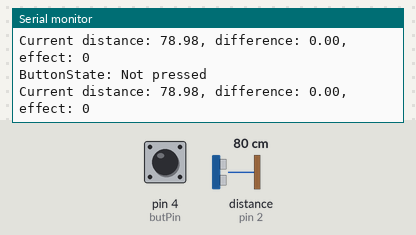
Simulated run of this sketch. Board: Arduino Leonardo, built with avr-gcc and run on an emulated ATmega32U4. Shown: the last lines printed to the serial monitor. Wiring (inferred from the names in the program): ultrasonic range finder: trigger pin 3; echo pin 2. Inputs (shaded band) come from the test bench; at power-on: pin 4 (butPin) LOW, distance to the obstacle (sensor on pin 2) 80 cm. The echo pulse lasts 58.3 µs per cm; USB keyboard and mouse output is not drawn.

Above: at 1.2 s.
1.3 s: pin 4 (butPin) pulled HIGH for 0.15 s
2.9 s: distance to the obstacle (sensor on pin 2) set to 2 cm
At 2.92 s:
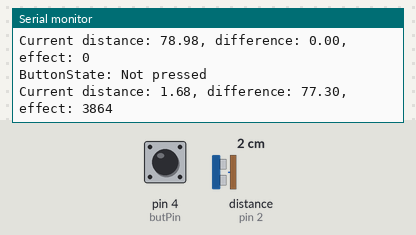
4.4 s: distance to the obstacle (sensor on pin 2) set to 9 cm
At 4.42 s:
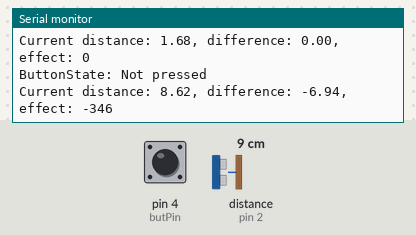
Timing chart, 0 to 7.4 s (numbered marks = the images above; inputs shaded):
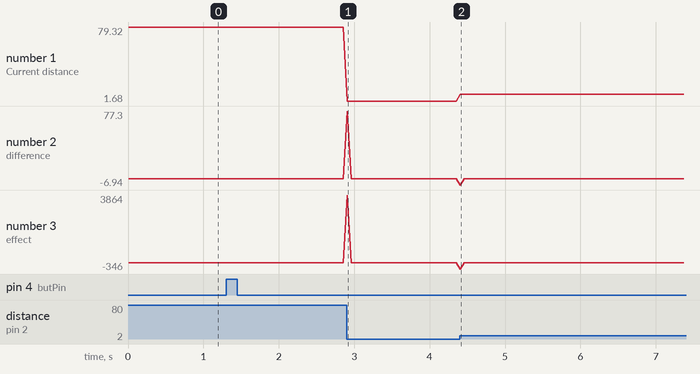

The sketch:

ultrasound.ino
```cpp
#include <Mouse.h>

#define echoPin 2
#define trigPin 3
#define butPin 4
#define MOV_DELTA 50
#define ERROR_CONTROL 0.5

float prev_distance;
float distance;
float diff_distance;
int buttonState;
int mov;

float get_distance(int trig, int echo) {
  float dist;
  int dur;
  // Clears the trigPin condition
  digitalWrite(trig, LOW);
  delayMicroseconds(2);
  // Sets the trigPin HIGH (ACTIVE) for 10 microseconds
  digitalWrite(trig, HIGH);
  delayMicroseconds(10);
  digitalWrite(trig, LOW);
  // Reads the echoPin, returns the sound wave travel time in microseconds
  noInterrupts();
  dur = pulseIn(echo, HIGH);
  interrupts();
  // Calculating the distance
  dist = dur * 0.034 / 2; // Speed of sound wave divided by 2 (go and back)

  return dist;
}

void setup() {
  pinMode(trigPin, OUTPUT);
  pinMode(echoPin, INPUT);
  pinMode(butPin, INPUT);
  Serial.begin(9600);
  Mouse.begin();

  prev_distance = get_distance(trigPin, echoPin);
}
void loop() {
  buttonState = digitalRead(butPin);
  distance = get_distance(trigPin, echoPin);

  Serial.print("ButtonState: ");
  if (buttonState == 1) {
    Serial.println("pressed");
  } else {
    Serial.println("Not pressed");
  }

  //if (buttonState == 1) {Mouse.press();} else {Mouse.release();}

  diff_distance = prev_distance - distance;
  // Ugly error control lol
  if ((diff_distance > 0.0 && diff_distance < ERROR_CONTROL) || (diff_distance < 0.0 && diff_distance > -ERROR_CONTROL)) {diff_distance = 0.0;}
  mov = int(diff_distance * MOV_DELTA);

  Serial.print("Current distance: ");
  Serial.print(distance);
  Serial.print(", difference: ");
  Serial.print(diff_distance);
  Serial.print(", effect: ");
  Serial.println(mov);

  Mouse.move(0, mov, 0);

  prev_distance = distance;

  delay(50);
}
```

Measured:
- after the input at 2.9 s, the serial monitor: prints a new line at once (image 1)
- after the input at 4.4 s, the serial monitor: prints a new line at once (image 2)
- plotted number 1: 78.98 → 1.68 after the input at 2.9 s, 1.68 → 8.6 after the input at 4.4 s
